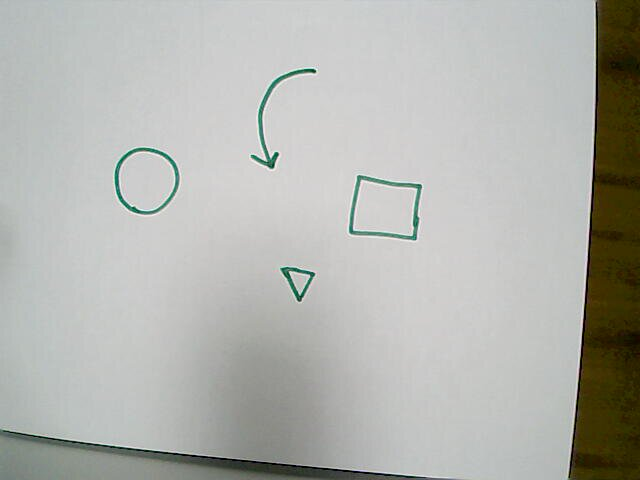
#> input picture Stills/poze mari.jpg, 640 x 480 px, given in place of the camera
$ python imgDiff.py
#> lines starting #> are read from the running program, lines starting #| are printed output that depends on the picture
# import the necessary packages
import argparse
import datetime
import imutils
import time
import cv2

# construct the argument parser and parse the arguments
ap = argparse.ArgumentParser()
ap.add_argument("-v", "--video", help="path to the video file")
ap.add_argument("-a", "--min-area", type=int, default=500, help="minimum area size")
# args = vars(ap.parse_args())

# if the video argument is None, then we are reading from webcam
camera = cv2.VideoCapture(0)
time.sleep(0.25)

# initialize the first frame in the video stream
firstFrame = None

frameCounter = 0
# loop over the frames of the video
while True:
	# grab the current frame and initialize the occupied/unoccupied
	# text
	(grabbed, frame) = camera.read()
#> frame is the input picture: shape (480, 640, 3); mean B, G, R 174.5, 179.6, 178.2

	# if the frame could not be grabbed, then we have reached the end
	# of the video

	if not grabbed:
		break

	# resize the frame, convert it to grayscale, and blur it
	frame = imutils.resize(frame, width=500)
#> frame: shape (375, 500, 3)
	gray = cv2.cvtColor(frame, cv2.COLOR_BGR2GRAY)
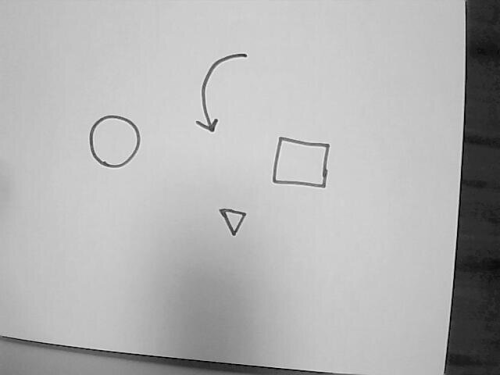
#> gray: shape (375, 500); min 1, max 236, mean 178.6
	gray = cv2.GaussianBlur(gray, (21, 21), 0)
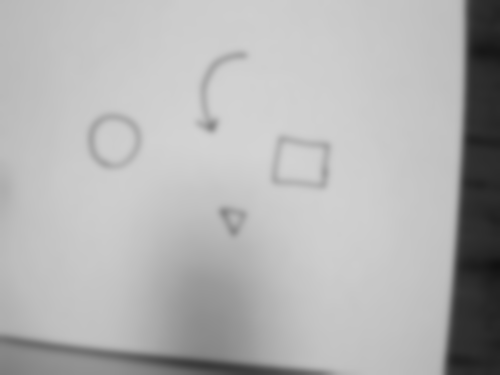
#> gray: shape (375, 500); min 17, max 211, mean 178.6

	# if the first frame is None, initialize it
	if frameCounter < 10:
		frameCounter += 1
		firstFrame = gray
		continue

	if firstFrame is None:
		firstFrame = gray
		continue

	# compute the absolute difference between the current frame and
	# first frame
	frameDelta = cv2.absdiff(firstFrame, gray)
	thresh = cv2.threshold(frameDelta, 45, 255, cv2.THRESH_BINARY)[1]

	# dilate the thresholded image to fill in holes, then find contours
	# on thresholded image
	# print thresh[100,100]
	thresh = cv2.dilate(thresh, None, iterations=2)
	(cnts, _) = cv2.findContours(thresh.copy(), cv2.RETR_EXTERNAL,
		cv2.CHAIN_APPROX_SIMPLE)

	width, height = thresh.shape[1], thresh.shape[0]
	left, right = width, 0
	# print left, right
	# loop over the contours
	for c in cnts:
		# if the contour is too small, ignore it
		if cv2.contourArea(c) < 3000: # args["min_area"]:
			continue


		# compute the bounding box for the contour, draw it on the frame,
		# and update the text
		(x, y, w, h) = cv2.boundingRect(c)
		if left > x:
			left = x;

		if right < x + w:
			right = x + w;

		# cv2.rectangle(frame, (x, y), (x + w, y + h), (0, 255, 0), 2)
	cv2.rectangle(frame, (right, height * 1 / 3), (right - width / 4, height * 2 / 3), (0, 255, 0), 2)


	# show the frame and record if the user presses a key
	cv2.imshow("Security Feed", frame)
	cv2.imshow("Thresh", thresh)
	key = cv2.waitKey(1) & 0xFF

	# if the `q` key is pressed, break from the lop
	if key == ord("q"):
		break

# cleanup the camera and close any open windows
camera.release()
cv2.destroyAllWindows()
